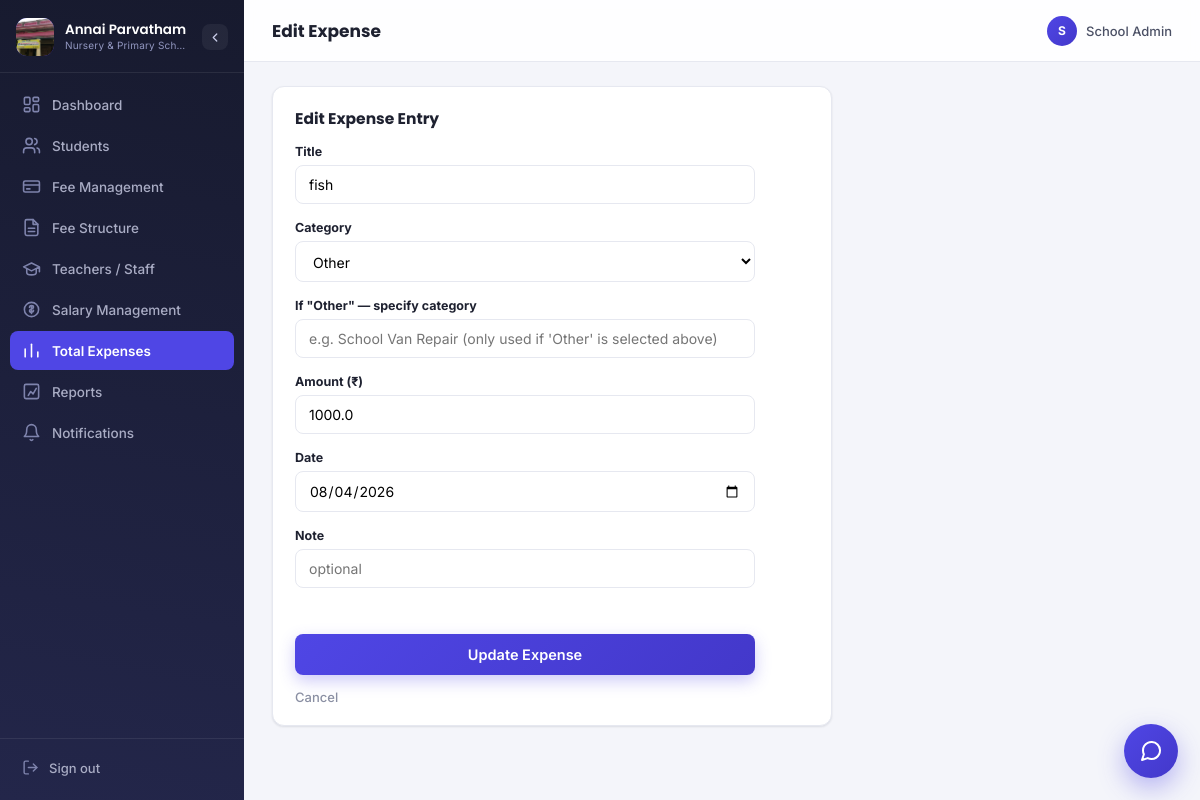
The app's page /expenses/4/edit (signed in) with its own data.
### models.py (models this page shows)
class Expense(db.Model):
    id = db.Column(db.Integer, primary_key=True)
    title = db.Column(db.String(150), nullable=False, index=True)
    category = db.Column(db.String(60), nullable=False, index=True)
    amount = db.Column(db.Float, nullable=False)
    date = db.Column(db.String(20), default=lambda: datetime.now().strftime("%Y-%m-%d"))
    note = db.Column(db.String(200))

### blueprints/expenses.py (the view, shortened to what this page needs)
@bp.route("/expenses/<int:expense_id>/edit", methods=["GET", "POST"])
@login_required
def edit_expense(expense_id):
    e = Expense.query.get_or_404(expense_id)
    return render_template("edit_expense.html", e=e, category_choices=EXPENSE_CATEGORIES)

### helpers.py (called while the page is built)
def login_required(f):
    @wraps(f)
    def wrapper(*args, **kwargs):
        if "admin_id" not in session:
            return redirect(url_for("auth.login"))
        return f(*args, **kwargs)
    return wrapper

### templates/edit_expense.html (shortened to what this page needs)
{% extends "base.html" %}
{% block header %}Edit Expense{% endblock %}
{% block content %}
<div class="panel narrow">
  <div class="panel-head">
    <h3>Edit Expense Entry</h3>
  </div>
  <form method="POST" class="form-grid">
    <div class="form-row">
      <label>Title</label>
      <input type="text" name="title" value="{{ e.title }}" placeholder="e.g. Textbooks for Std 3" required>
    </div>
    <div class="form-row">
      <label>Category</label>
      <select name="category" required>
        {% for c in category_choices %}
          <option value="{{ c }}" {{ 'selected' if e.category == c }}>{{ c }}</option>
        {% endfor %}
      </select>
    </div>
    <div class="form-row">
      <label>If "Other" — specify category</label>
      <input type="text" name="custom_category"
             value="{{ e.category if e.category not in category_choices else '' }}"
             placeholder="e.g. School Van Repair (only used if 'Other' is selected above)">
    </div>
    <div class="form-row">
      <label>Amount (₹)</label>
      <input type="number" step="0.01" min="0.01" name="amount" value="{{ e.amount }}" required>
    </div>
    <div class="form-row">
      <label>Date</label>
      <input type="date" name="date" value="{{ e.date or '' }}">
    </div>
    <div class="form-row">
      <label>Note</label>
      <input type="text" name="note" value="{{ e.note or '' }}" placeholder="optional">
    </div>
    <div class="form-actions">
      <button type="submit" class="submit-btn">Update Expense</button>
      <a href="{{ url_for('expenses.expenses') }}" class="cancel-link">Cancel</a>
    </div>
  </form>
</div>
{% endblock %}

### static/css/style.css (style rules this page uses)
:root { --primary: #4f46e5; --primary-dark: #4338ca; --primary-light: #eef0ff; --primary-softer: #e0e3ff; --accent: #f59e0b; --accent-dark: #b45309; --ink: #1e2130; --ink-soft: #4b5065; --muted: #8a8fa3; --border: #e6e8f0; --border-soft: #eef0f6; --bg: #f4f5fa; --surface: #ffffff; --green: #0f9d63; --green-bg: #e6f8ef; --red: #e0374a; --red-bg: #fdecee; --amber: #b5790a; --amber-bg: #fdf3dd; --sidebar-bg-1: #171a2e; --sidebar-bg-2: #23264a; --sidebar-text: #a9acc4; --sidebar-text-active: #ffffff; --radius: 12px; --radius-sm: 8px; --radius-lg: 16px; --shadow-soft: 0 1px 2px rgba(23, 26, 46, 0.06), 0 1px 3px rgba(23, 26, 46, 0.05); --shadow-card: 0 8px 24px rgba(23, 26, 46, 0.10); --shadow-pop: 0 16px 40px rgba(23, 26, 46, 0.16); --font-display: "Poppins", "Segoe UI", sans-serif; --font-body: "Inter", "Segoe UI", -apple-system, BlinkMacSystemFont, sans-serif; --font-data: "Inter", "Segoe UI", sans-serif; --wine: var(--ink); --wine-deep: var(--sidebar-bg-1); --navy: var(--ink); --navy-light: var(--ink-soft); --rose: var(--primary); --rose-dark: var(--primary-dark); --rose-tint: var(--primary-light); --gold: var(--accent); --gold-dark: var(--accent-dark); --forest: var(--green); --forest-tint: var(--green-bg); --sidebar-w: 244px; --sidebar-w-collapsed: 76px; --topbar-h: 62px; }
* { box-sizing: border-box; }
body { margin: 0; font-family: var(--font-body); background: var(--bg); color: var(--ink); font-size: 14px; -webkit-font-smoothing: antialiased; }
a { text-decoration: none; color: inherit; }
button { font-family: inherit; }
.submit-btn { width: 100%; margin-top: 22px; padding: 12px; border: none; border-radius: var(--radius-sm); background: linear-gradient(135deg, var(--primary), var(--primary-dark)); color: #fff; font-size: 14.5px; font-family: var(--font-body); font-weight: 600; cursor: pointer; box-shadow: 0 6px 16px rgba(79, 70, 229, 0.28); transition: transform 0.15s ease, box-shadow 0.15s ease, filter 0.15s ease; }
.panel { background: var(--surface); border: 1px solid var(--border); border-radius: var(--radius); padding: 20px 22px; margin-bottom: 20px; box-shadow: var(--shadow-soft); }
.panel.narrow { max-width: 560px; }
.panel h3 { margin: 0 0 14px; font-size: 15.5px; font-family: var(--font-display); font-weight: 700; color: var(--ink); }
.panel-head { display: flex; align-items: center; justify-content: space-between; gap: 12px; margin-bottom: 14px; flex-wrap: wrap; }
.panel-head h3 { margin: 0; }
.form-grid { display: flex; flex-direction: column; gap: 4px; max-width: 460px; }
.form-row { display: flex; flex-direction: column; margin-bottom: 12px; }
.form-row label { font-size: 12.5px; font-weight: 700; color: var(--ink); margin-bottom: 6px; }
.form-row input, .form-row select { padding: 10px 13px; border: 1.5px solid var(--border); border-radius: var(--radius-sm); font-size: 14px; font-family: var(--font-body); background: #fff; transition: border-color 0.15s ease, box-shadow 0.15s ease; }
.form-actions { display: flex; align-items: center; gap: 14px; margin-top: 8px; flex-wrap: wrap; }
.cancel-link { color: var(--muted); font-size: 13px; font-weight: 500; }

### records on screen
Expense: title "fish", amount "1000.0", date "08/04/2026"

### other values on screen
{{ session.get('admin_name','A')[0] }} "S"
{{ session.get('admin_name','Admin') }} "School Admin"
form field category "Other"
